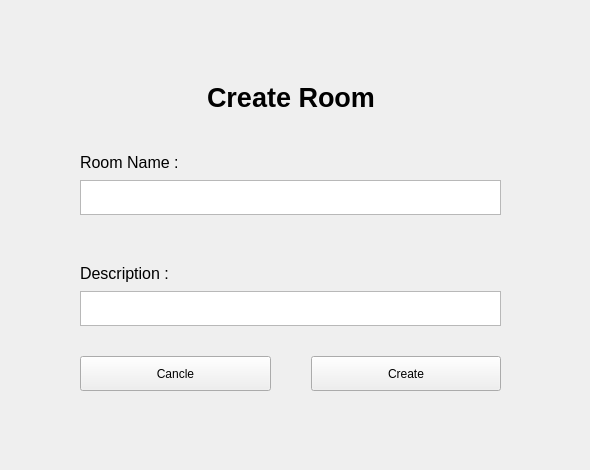
      <widget class="QWidget" name="pageCreateRoom">
       <widget class="QWidget" name="verticalLayoutWidget_3">
        <property name="geometry">
         <rect>
          <x>0</x>
          <y>0</y>
          <width>581</width>
          <height>461</height>
         </rect>
        </property>
        <layout class="QVBoxLayout" name="VLCreateRoom">
         <property name="spacing">
          <number>0</number>
         </property>
         <property name="sizeConstraint">
          <enum>QLayout::SizeConstraint::SetDefaultConstraint</enum>
         </property>
         <item>
          <spacer name="verticalSpacer">
           <property name="orientation">
            <enum>Qt::Orientation::Vertical</enum>
           </property>
           <property name="sizeType">
            <enum>QSizePolicy::Policy::Fixed</enum>
           </property>
           <property name="sizeHint" stdset="0">
            <size>
             <width>20</width>
             <height>70</height>
            </size>
           </property>
          </spacer>
         </item>
         <item>
          <layout class="QHBoxLayout" name="horizontalLayout_2">
           <item>
            <spacer name="horizontalSpacer">
             <property name="orientation">
              <enum>Qt::Orientation::Horizontal</enum>
             </property>
             <property name="sizeHint" stdset="0">
              <size>
               <width>40</width>
               <height>20</height>
              </size>
             </property>
            </spacer>
           </item>
           <item>
            <widget class="QLabel" name="label_4">
             <property name="font">
              <font>
               <pointsize>20</pointsize>
               <bold>true</bold>
              </font>
             </property>
             <property name="text">
              <string>Create Room</string>
             </property>
            </widget>
           </item>
           <item>
            <spacer name="horizontalSpacer_2">
             <property name="orientation">
              <enum>Qt::Orientation::Horizontal</enum>
             </property>
             <property name="sizeHint" stdset="0">
              <size>
               <width>40</width>
               <height>20</height>
              </size>
             </property>
            </spacer>
           </item>
          </layout>
         </item>
         <item>
          <layout class="QHBoxLayout" name="horizontalLayout_14">
           <property name="topMargin">
            <number>20</number>
           </property>
           <item>
            <spacer name="horizontalSpacer_3">
             <property name="orientation">
              <enum>Qt::Orientation::Horizontal</enum>
             </property>
             <property name="sizeType">
              <enum>QSizePolicy::Policy::Fixed</enum>
             </property>
             <property name="sizeHint" stdset="0">
              <size>
               <width>80</width>
               <height>20</height>
              </size>
             </property>
            </spacer>
           </item>
           <item>
            <widget class="QLabel" name="label_7">
             <property name="font">
              <font>
               <pointsize>12</pointsize>
              </font>
             </property>
             <property name="text">
              <string>Room Name :</string>
             </property>
            </widget>
           </item>
          </layout>
         </item>
         <item>
          <layout class="QHBoxLayout" name="horizontalLayout_13">
           <property name="spacing">
            <number>0</number>
           </property>
           <property name="sizeConstraint">
            <enum>QLayout::SizeConstraint::SetDefaultConstraint</enum>
           </property>
           <property name="bottomMargin">
            <number>20</number>
           </property>
           <item>
            <spacer name="horizontalSpacer_7">
             <property name="orientation">
              <enum>Qt::Orientation::Horizontal</enum>
             </property>
             <property name="sizeType">
              <enum>QSizePolicy::Policy::Fixed</enum>
             </property>
             <property name="sizeHint" stdset="0">
              <size>
               <width>80</width>
               <height>5</height>
              </size>
             </property>
            </spacer>
           </item>
           <item>
            <widget class="QTextEdit" name="createRoomName">
             <property name="enabled">
              <bool>true</bool>
             </property>
             <property name="sizePolicy">
              <sizepolicy hsizetype="Preferred" vsizetype="Ignored">
               <horstretch>0</horstretch>
               <verstretch>0</verstretch>
              </sizepolicy>
             </property>
            </widget>
           </item>
           <item>
            <spacer name="horizontalSpacer_8">
             <property name="orientation">
              <enum>Qt::Orientation::Horizontal</enum>
             </property>
             <property name="sizeType">
              <enum>QSizePolicy::Policy::Fixed</enum>
             </property>
             <property name="sizeHint" stdset="0">
              <size>
               <width>80</width>
               <height>5</height>
              </size>
             </property>
            </spacer>
           </item>
          </layout>
         </item>
         <item>
          <layout class="QHBoxLayout" name="horizontalLayout_12">
           <property name="topMargin">
            <number>20</number>
           </property>
           <item>
            <spacer name="horizontalSpacer_4">
             <property name="orientation">
              <enum>Qt::Orientation::Horizontal</enum>
             </property>
             <property name="sizeType">
              <enum>QSizePolicy::Policy::Fixed</enum>
             </property>
             <property name="sizeHint" stdset="0">
              <size>
               <width>80</width>
               <height>20</height>
              </size>
             </property>
            </spacer>
           </item>
           <item>
            <widget class="QLabel" name="label_8">
             <property name="font">
              <font>
               <pointsize>12</pointsize>
              </font>
             </property>
             <property name="text">
              <string>Description :</string>
             </property>
            </widget>
           </item>
          </layout>
         </item>
         <item>
          <layout class="QHBoxLayout" name="horizontalLayout_9">
           <property name="bottomMargin">
            <number>20</number>
           </property>
           <item>
            <spacer name="horizontalSpacer_5">
             <property name="orientation">
              <enum>Qt::Orientation::Horizontal</enum>
             </property>
             <property name="sizeType">
              <enum>QSizePolicy::Policy::Fixed</enum>
             </property>
             <property name="sizeHint" stdset="0">
              <size>
               <width>80</width>
               <height>20</height>
              </size>
             </property>
            </spacer>
           </item>
           <item>
            <widget class="QTextEdit" name="createRoomDescription">
             <property name="sizePolicy">
              <sizepolicy hsizetype="Expanding" vsizetype="Ignored">
               <horstretch>0</horstretch>
               <verstretch>0</verstretch>
              </sizepolicy>
             </property>
            </widget>
           </item>
           <item>
            <spacer name="horizontalSpacer_6">
             <property name="orientation">
              <enum>Qt::Orientation::Horizontal</enum>
             </property>
             <property name="sizeType">
              <enum>QSizePolicy::Policy::Fixed</enum>
             </property>
             <property name="sizeHint" stdset="0">
              <size>
               <width>80</width>
               <height>20</height>
              </size>
             </property>
            </spacer>
           </item>
          </layout>
         </item>
         <item>
          <layout class="QHBoxLayout" name="horizontalLayout_10">
           <property name="topMargin">
            <number>10</number>
           </property>
           <property name="bottomMargin">
            <number>10</number>
           </property>
           <item>
            <spacer name="horizontalSpacer_9">
             <property name="orientation">
              <enum>Qt::Orientation::Horizontal</enum>
             </property>
             <property name="sizeType">
              <enum>QSizePolicy::Policy::Fixed</enum>
             </property>
             <property name="sizeHint" stdset="0">
              <size>
               <width>80</width>
               <height>20</height>
              </size>
             </property>
            </spacer>
           </item>
           <item>
            <widget class="QPushButton" name="createRoomCancleBtn">
             <property name="sizePolicy">
              <sizepolicy hsizetype="Minimum" vsizetype="Preferred">
               <horstretch>0</horstretch>
               <verstretch>0</verstretch>
              </sizepolicy>
             </property>
             <property name="text">
              <string>Cancle</string>
             </property>
            </widget>
           </item>
           <item>
            <spacer name="horizontalSpacer_11">
             <property name="orientation">
              <enum>Qt::Orientation::Horizontal</enum>
             </property>
             <property name="sizeType">
              <enum>QSizePolicy::Policy::Fixed</enum>
             </property>
             <property name="sizeHint" stdset="0">
              <size>
               <width>40</width>
               <height>20</height>
              </size>
             </property>
            </spacer>
           </item>
           <item>
            <widget class="QPushButton" name="createRoomConfirmBtn">
             <property name="sizePolicy">
              <sizepolicy hsizetype="Minimum" vsizetype="Preferred">
               <horstretch>0</horstretch>
               <verstretch>0</verstretch>
              </sizepolicy>
             </property>
             <property name="text">
              <string>Create</string>
             </property>
            </widget>
           </item>
           <item>
            <spacer name="horizontalSpacer_10">
             <property name="orientation">
              <enum>Qt::Orientation::Horizontal</enum>
             </property>
             <property name="sizeType">
              <enum>QSizePolicy::Policy::Fixed</enum>
             </property>
             <property name="sizeHint" stdset="0">
              <size>
               <width>80</width>
               <height>20</height>
              </size>
             </property>
            </spacer>
           </item>
          </layout>
         </item>
         <item>
          <spacer name="verticalSpacer_2">
           <property name="orientation">
            <enum>Qt::Orientation::Vertical</enum>
           </property>
           <property name="sizeType">
            <enum>QSizePolicy::Policy::Fixed</enum>
           </property>
           <property name="sizeHint" stdset="0">
            <size>
             <width>20</width>
             <height>60</height>
            </size>
           </property>
          </spacer>
         </item>
        </layout>
       </widget>
      </widget>
